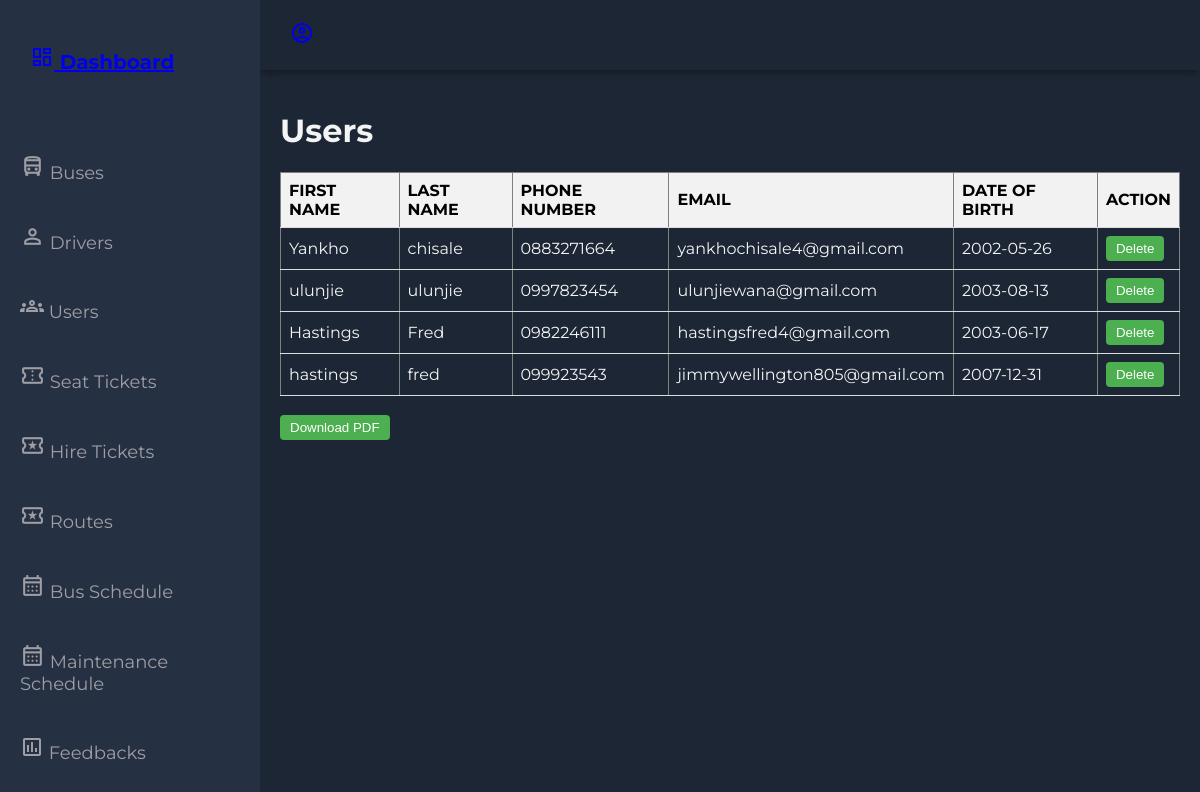
The page /admin/users.php (signed in) on the database its author committed.
### tables this page shows
CREATE TABLE IF NOT EXISTS `users` (
  `user_id` int NOT NULL AUTO_INCREMENT,
  `first_name` varchar(50) DEFAULT NULL,
  `last_name` varchar(50) DEFAULT NULL,
  `user_type` varchar(20) DEFAULT NULL,
  `phone_number` varchar(20) DEFAULT NULL,
  `date_of_birth` date DEFAULT NULL,
  `gender` varchar(7) NOT NULL,
  `email` varchar(255) NOT NULL,
  `pass_word` varchar(255) NOT NULL,
  PRIMARY KEY (`user_id`)
);

### admin/users.php (the view, shortened to what this page needs)
<?php
    require_once("db_connection.php");
    $sql = "SELECT * FROM users";
    $result = mysqli_query($conn, $sql);
?>
<!DOCTYPE html>
<html lang="en">
  <head>
    <link rel="stylesheet" href="css/styles.css">
  </head>
  <body>
    <div class="grid-container">
    <?php include  ("header_sidebar.php");?>
      <main class="main-container">
        <h1>Users</h1>
            <table border=1>
                    <tr>
                        <th>FIRST NAME</th>
                        <th>LAST NAME</th>
                        <th>PHONE NUMBER</th>
                        <th>EMAIL</th>
                        <th>DATE OF BIRTH</th>
                        <th>ACTION</th>
                    </tr>
                    <?php
                        if (mysqli_num_rows($result) > 0) {
                            while ($row = mysqli_fetch_assoc($result)) {
                                ?>
                                <tr>
                                    <td><?php echo $row['first_name']; ?></td>
                                    <td><?php echo $row['last_name']; ?></td>
                                    <td><?php echo $row['phone_number']; ?></td>
                                    <td><?php echo $row['email']; ?></td>
                                    <td><?php echo $row['date_of_birth']; ?></td>
                                    <td>
                                        <button class="alt-btn" onclick="confirmDelete(<?php echo $row['user_id']; ?>)">Delete</button>
                                    </td>
                                </tr>
                                <?php
                            }
                        } else {
                            echo "<tr><td colspan='11'>No users found</td></tr>";
                        }
                    ?>
            </table>
            <br>
            <div class="PDF-download">
                <a href="PDF/userPDF.php">
                <button class="alt-btn">Download PDF</button>
                </a>
            </div>
      </main>
    </div>
  </body>
</html>

### admin/css/styles.css (style rules this page uses)
body { margin: 0; padding: 0; background-color: #1d2634; color: #9e9ea4; font-family: 'Montserrat', sans-serif; }
.grid-container { display: grid; grid-template-columns: 260px 1fr 1fr 1fr; grid-template-rows: 0.2fr 3fr; grid-template-areas: 'sidebar header header header' 'sidebar main main main'; height: 100vh; }
.main-container { grid-area: main; overflow-y: auto; padding: 20px 20px; color: rgba(255, 255, 255, 0.95); }

### admin/users.php (style rules this page uses)
table { width: 100%; border-collapse: collapse; }
th, td { padding: 8px; text-align: left; border-bottom: 1px solid #ddd; }
th { background-color: #f2f2f2; color:black; }
tr { transition-duration: .3s; }
button { padding: 5px 10px; background-color: #4CAF50; color: white; border: none; border-radius: 4px; cursor: pointer; }

### rows shown on the page
users: first_name "Yankho", last_name "chisale", phone_number "0883271664", email "yankhochisale4@gmail.com", date_of_birth "2002-05-26"
users: first_name "ulunjie", last_name "ulunjie", phone_number "0997823454", email "ulunjiewana@gmail.com", date_of_birth "2003-08-13"
users: first_name "Hastings", last_name "Fred", phone_number "0982246111", email "hastingsfred4@gmail.com", date_of_birth "2003-06-17"
users: first_name "hastings", last_name "fred", phone_number "099923543", email "jimmywellington805@gmail.com", date_of_birth "2007-12-31"
